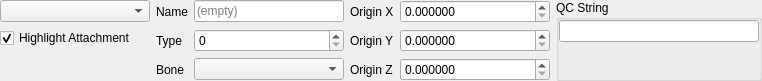
<?xml version="1.0" encoding="UTF-8"?>
<ui version="4.0">
 <class>ui::assets::studiomodel::StudioModelAttachmentsPanel</class>
 <widget class="QWidget" name="ui::assets::studiomodel::StudioModelAttachmentsPanel">
  <property name="geometry">
   <rect>
    <x>0</x>
    <y>0</y>
    <width>750</width>
    <height>74</height>
   </rect>
  </property>
  <property name="windowTitle">
   <string>Form</string>
  </property>
  <layout class="QHBoxLayout" name="horizontalLayout_2">
   <property name="spacing">
    <number>6</number>
   </property>
   <property name="sizeConstraint">
    <enum>QLayout::SetFixedSize</enum>
   </property>
   <property name="leftMargin">
    <number>0</number>
   </property>
   <property name="topMargin">
    <number>0</number>
   </property>
   <property name="rightMargin">
    <number>0</number>
   </property>
   <property name="bottomMargin">
    <number>0</number>
   </property>
   <item>
    <layout class="QVBoxLayout" name="verticalLayout">
     <property name="leftMargin">
      <number>0</number>
     </property>
     <property name="topMargin">
      <number>0</number>
     </property>
     <item>
      <widget class="QComboBox" name="Attachments">
       <property name="sizePolicy">
        <sizepolicy hsizetype="Fixed" vsizetype="Fixed">
         <horstretch>0</horstretch>
         <verstretch>0</verstretch>
        </sizepolicy>
       </property>
       <property name="minimumSize">
        <size>
         <width>150</width>
         <height>0</height>
        </size>
       </property>
       <property name="maximumSize">
        <size>
         <width>150</width>
         <height>16777215</height>
        </size>
       </property>
      </widget>
     </item>
     <item>
      <widget class="QCheckBox" name="HighlightAttachment">
       <property name="text">
        <string>Highlight Attachment</string>
       </property>
       <property name="checked">
        <bool>true</bool>
       </property>
      </widget>
     </item>
     <item>
      <spacer name="verticalSpacer">
       <property name="orientation">
        <enum>Qt::Vertical</enum>
       </property>
       <property name="sizeHint" stdset="0">
        <size>
         <width>20</width>
         <height>0</height>
        </size>
       </property>
      </spacer>
     </item>
    </layout>
   </item>
   <item>
    <layout class="QGridLayout" name="gridLayout_2">
     <item row="2" column="1">
      <widget class="QComboBox" name="Bone">
       <property name="sizePolicy">
        <sizepolicy hsizetype="Fixed" vsizetype="Fixed">
         <horstretch>0</horstretch>
         <verstretch>0</verstretch>
        </sizepolicy>
       </property>
       <property name="minimumSize">
        <size>
         <width>150</width>
         <height>0</height>
        </size>
       </property>
       <property name="maximumSize">
        <size>
         <width>150</width>
         <height>16777215</height>
        </size>
       </property>
      </widget>
     </item>
     <item row="1" column="2">
      <widget class="QLabel" name="label_5">
       <property name="sizePolicy">
        <sizepolicy hsizetype="Fixed" vsizetype="Preferred">
         <horstretch>0</horstretch>
         <verstretch>0</verstretch>
        </sizepolicy>
       </property>
       <property name="text">
        <string>Origin Y</string>
       </property>
      </widget>
     </item>
     <item row="0" column="2">
      <widget class="QLabel" name="label_4">
       <property name="sizePolicy">
        <sizepolicy hsizetype="Fixed" vsizetype="Preferred">
         <horstretch>0</horstretch>
         <verstretch>0</verstretch>
        </sizepolicy>
       </property>
       <property name="text">
        <string>Origin X</string>
       </property>
      </widget>
     </item>
     <item row="0" column="0">
      <widget class="QLabel" name="label">
       <property name="sizePolicy">
        <sizepolicy hsizetype="Fixed" vsizetype="Preferred">
         <horstretch>0</horstretch>
         <verstretch>0</verstretch>
        </sizepolicy>
       </property>
       <property name="text">
        <string>Name</string>
       </property>
      </widget>
     </item>
     <item row="2" column="0">
      <widget class="QLabel" name="label_3">
       <property name="sizePolicy">
        <sizepolicy hsizetype="Fixed" vsizetype="Preferred">
         <horstretch>0</horstretch>
         <verstretch>0</verstretch>
        </sizepolicy>
       </property>
       <property name="text">
        <string>Bone</string>
       </property>
      </widget>
     </item>
     <item row="1" column="1">
      <widget class="QSpinBox" name="Type">
       <property name="sizePolicy">
        <sizepolicy hsizetype="Fixed" vsizetype="Fixed">
         <horstretch>0</horstretch>
         <verstretch>0</verstretch>
        </sizepolicy>
       </property>
       <property name="minimumSize">
        <size>
         <width>150</width>
         <height>0</height>
        </size>
       </property>
       <property name="maximumSize">
        <size>
         <width>150</width>
         <height>16777215</height>
        </size>
       </property>
      </widget>
     </item>
     <item row="0" column="1">
      <widget class="QLineEdit" name="Name">
       <property name="sizePolicy">
        <sizepolicy hsizetype="Fixed" vsizetype="Fixed">
         <horstretch>0</horstretch>
         <verstretch>0</verstretch>
        </sizepolicy>
       </property>
       <property name="minimumSize">
        <size>
         <width>150</width>
         <height>0</height>
        </size>
       </property>
       <property name="maximumSize">
        <size>
         <width>150</width>
         <height>16777215</height>
        </size>
       </property>
       <property name="placeholderText">
        <string>(empty)</string>
       </property>
      </widget>
     </item>
     <item row="1" column="0">
      <widget class="QLabel" name="label_2">
       <property name="sizePolicy">
        <sizepolicy hsizetype="Fixed" vsizetype="Preferred">
         <horstretch>0</horstretch>
         <verstretch>0</verstretch>
        </sizepolicy>
       </property>
       <property name="text">
        <string>Type</string>
       </property>
      </widget>
     </item>
     <item row="2" column="2">
      <widget class="QLabel" name="label_6">
       <property name="sizePolicy">
        <sizepolicy hsizetype="Fixed" vsizetype="Preferred">
         <horstretch>0</horstretch>
         <verstretch>0</verstretch>
        </sizepolicy>
       </property>
       <property name="text">
        <string>Origin Z</string>
       </property>
      </widget>
     </item>
     <item row="0" column="3">
      <widget class="QDoubleSpinBox" name="OriginX">
       <property name="sizePolicy">
        <sizepolicy hsizetype="Fixed" vsizetype="Fixed">
         <horstretch>0</horstretch>
         <verstretch>0</verstretch>
        </sizepolicy>
       </property>
       <property name="minimumSize">
        <size>
         <width>150</width>
         <height>0</height>
        </size>
       </property>
       <property name="maximumSize">
        <size>
         <width>150</width>
         <height>16777215</height>
        </size>
       </property>
       <property name="decimals">
        <number>6</number>
       </property>
      </widget>
     </item>
     <item row="1" column="3">
      <widget class="QDoubleSpinBox" name="OriginY">
       <property name="sizePolicy">
        <sizepolicy hsizetype="Fixed" vsizetype="Fixed">
         <horstretch>0</horstretch>
         <verstretch>0</verstretch>
        </sizepolicy>
       </property>
       <property name="minimumSize">
        <size>
         <width>150</width>
         <height>0</height>
        </size>
       </property>
       <property name="maximumSize">
        <size>
         <width>150</width>
         <height>16777215</height>
        </size>
       </property>
       <property name="decimals">
        <number>6</number>
       </property>
      </widget>
     </item>
     <item row="2" column="3">
      <widget class="QDoubleSpinBox" name="OriginZ">
       <property name="sizePolicy">
        <sizepolicy hsizetype="Fixed" vsizetype="Fixed">
         <horstretch>0</horstretch>
         <verstretch>0</verstretch>
        </sizepolicy>
       </property>
       <property name="minimumSize">
        <size>
         <width>150</width>
         <height>0</height>
        </size>
       </property>
       <property name="maximumSize">
        <size>
         <width>150</width>
         <height>16777215</height>
        </size>
       </property>
       <property name="decimals">
        <number>6</number>
       </property>
      </widget>
     </item>
    </layout>
   </item>
   <item>
    <widget class="QGroupBox" name="groupBox">
     <property name="title">
      <string>QC String</string>
     </property>
     <property name="flat">
      <bool>true</bool>
     </property>
     <layout class="QVBoxLayout" name="verticalLayout_2">
      <property name="leftMargin">
       <number>0</number>
      </property>
      <property name="topMargin">
       <number>0</number>
      </property>
      <property name="rightMargin">
       <number>0</number>
      </property>
      <property name="bottomMargin">
       <number>0</number>
      </property>
      <item>
       <widget class="QLineEdit" name="QCString">
        <property name="sizePolicy">
         <sizepolicy hsizetype="Expanding" vsizetype="Fixed">
          <horstretch>0</horstretch>
          <verstretch>0</verstretch>
         </sizepolicy>
        </property>
        <property name="minimumSize">
         <size>
          <width>200</width>
          <height>0</height>
         </size>
        </property>
        <property name="alignment">
         <set>Qt::AlignLeading|Qt::AlignLeft|Qt::AlignVCenter</set>
        </property>
        <property name="readOnly">
         <bool>true</bool>
        </property>
       </widget>
      </item>
      <item>
       <spacer name="verticalSpacer_3">
        <property name="orientation">
         <enum>Qt::Vertical</enum>
        </property>
        <property name="sizeHint" stdset="0">
         <size>
          <width>20</width>
          <height>0</height>
         </size>
        </property>
       </spacer>
      </item>
     </layout>
    </widget>
   </item>
  </layout>
 </widget>
 <resources/>
 <connections/>
</ui>
